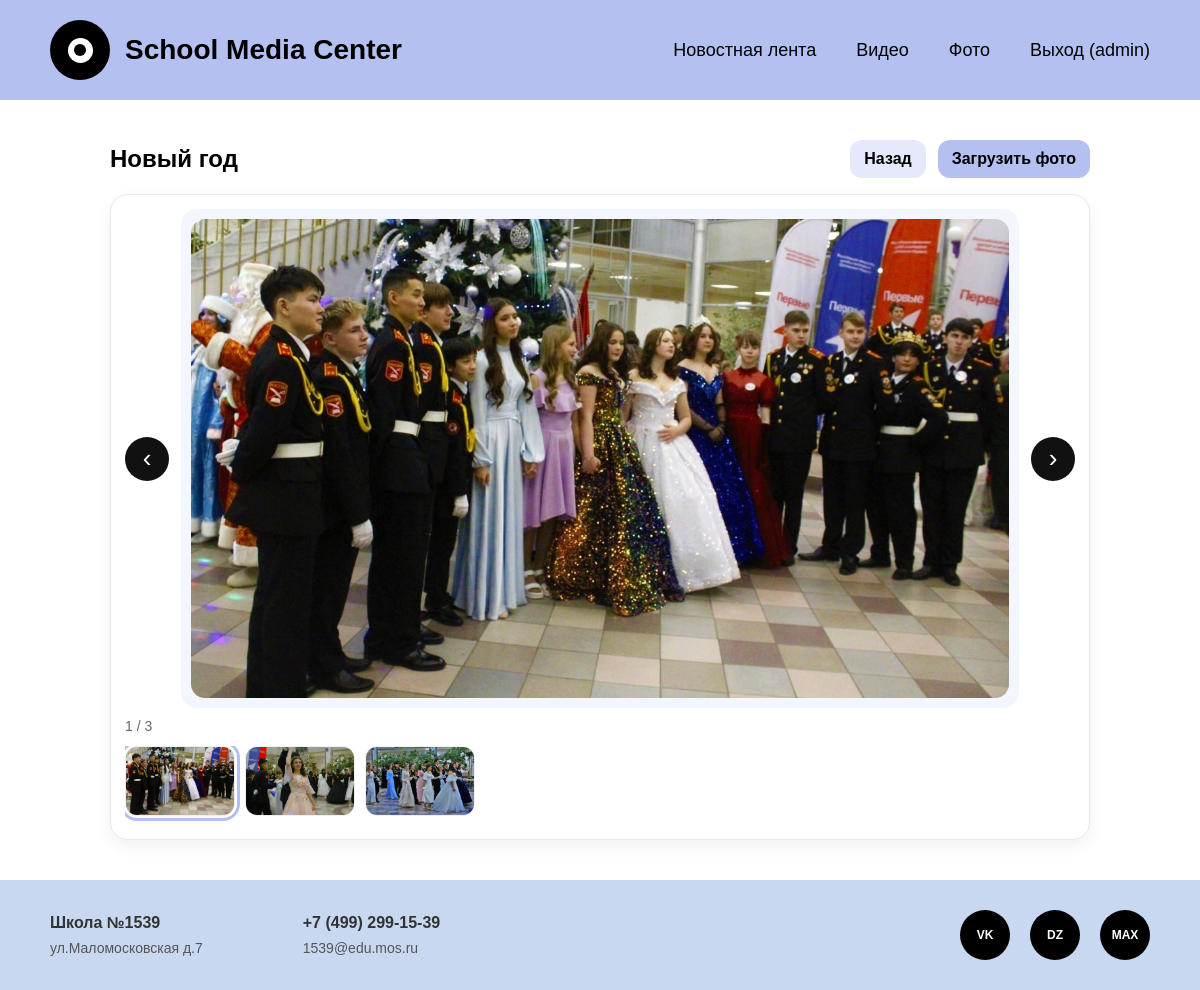
Screenshot of /gallery/1/ (signed in) with the database file from the repository.
### media_center/models.py (models this page shows, shortened)
class GalleryFolder(models.Model):
    folder_name = models.CharField(max_length=255)

class Photo(models.Model):
    folder = models.ForeignKey(GalleryFolder, on_delete=models.CASCADE, related_name='photos')
    file = models.ImageField(upload_to=photo_upload_to)

### media_center/views.py (the view)
# urls.py: path('gallery/<int:folder_id>/', views.gallery_photos, name='gallery_photos'),
def gallery_photos(request, folder_id):
    folder = get_object_or_404(GalleryFolder, id=folder_id)
    photos = folder.photos.all().order_by('-id')
    return render(request, 'media_center/gallery_photos.html', {'folder': folder, 'photos': photos})

### media_center/context_processors.py (called while the page is built)
def site_info(request):
    return {
        'school_name': 'Школа №1539',
        'address': 'ул.Маломосковская д.7',
        'phone': '+7 (499) 299-15-39',
        'email': '1539@edu.mos.ru',
    }

### media_center/templates/media_center/gallery_photos.html (shortened to what this page needs)
{% extends "media_center/base.html" %}
{% block content %}
<div class="page">
  <div class="stack">
    <div class="row" style="justify-content: space-between;">
      <h2>{{ folder.folder_name }}</h2>
      <div class="row">
        <a class="btn secondary" href="{% url 'media_center:gallery_folders' %}">Назад</a>
        {% if user.is_authenticated %}
          <a class="btn" href="{% url 'media_center:photo_upload' %}?folder={{ folder.id }}">Загрузить фото</a>
        {% endif %}
      </div>
    </div>
    {% if photos %}
      <div class="card" style="padding: 14px;">
        <div class="slider" id="slider">
          <button class="slider-btn" id="prevBtn" aria-label="Предыдущее">‹</button>
          <div class="slider-stage">
            <img id="sliderImage" class="slider-image" src="{{ photos.0.file.url }}" alt="" />
          </div>
          <button class="slider-btn" id="nextBtn" aria-label="Следующее">›</button>
        </div>
        <div class="row" style="justify-content: space-between; padding-top: 10px;">
          <span class="muted" id="counter"></span>
        </div>
        <div class="thumb-row" id="thumbRow" style="margin-top: 12px;">
          {% for p in photos %}
            <button type="button" class="thumb-btn" data-src="{{ p.file.url }}">
              <img src="{{ p.file.url }}" alt="" class="thumb" />
            </button>
          {% endfor %}
        </div>
      </div>
    {% else %}
      <div class="card center">В этой папке пока нет фото.</div>
    {% endif %}
  </div>
</div>
{% endblock %}

### media_center/templates/media_center/base.html (shortened to what this page needs)
<!DOCTYPE html>
<html lang="ru">
<head>
</head>
<body>
    <header class="header">
        <div class="logo-container">
            <div class="logo"></div>
            <a href="{% url 'media_center:index' %}" class="logo-text">School Media Center</a>
        </div>
        <nav class="nav">
            <a href="{% url 'media_center:post_list' %}">Новостная лента</a>
            <a href="{% url 'media_center:video_levels' %}">Видео</a>
            <a href="{% url 'media_center:gallery_folders' %}">Фото</a>
            {% if user.is_authenticated %}
                <a href="{% url 'media_center:logout' %}">Выход ({{ user.username }})</a>
            {% else %}
                <a href="{% url 'media_center:login' %}">Вход</a>
            {% endif %}
        </nav>
    </header>
    <main class="main-content">
        {% block content %}{% endblock %}
    </main>
    <footer class="footer">
        <div class="footer-info">
            <div class="footer-block">
                <h3>{{ school_name }}</h3>
                <p>{{ address }}</p>
            </div>
            <div class="footer-block">
                <h3>{{ phone }}</h3>
                <p>{{ email }}</p>
            </div>
        </div>
        <div class="social-icons">
            <a href="#" class="social-icon" title="VK">VK</a>
            <a href="#" class="social-icon" title="Dzen">DZ</a>
            <a href="#" class="social-icon" title="Max">MAX</a>
        </div>
    </footer>
</body>
</html>

### media_center/templates/media_center/base.html (style rules this page uses)
* { margin: 0; padding: 0; box-sizing: border-box; }
body { font-family: Arial, sans-serif; background-color: #ffffff; min-height: 100vh; display: flex; flex-direction: column; }
.header { background: #B4C0EF; padding: 20px 50px; display: flex; justify-content: space-between; align-items: center; }
.logo-container { display: flex; align-items: center; gap: 15px; }
.logo { width: 60px; height: 60px; background-color: #000; border-radius: 50%; display: flex; align-items: center; justify-content: center; position: relative; }
.logo::before { content: ''; width: 25px; height: 25px; background-color: #fff; border-radius: 50%; position: absolute; }
.logo::after { content: ''; width: 12px; height: 12px; background-color: #000; border-radius: 50%; position: absolute; }
.logo-text { font-size: 28px; font-weight: bold; color: #000; text-decoration: none; }
.nav { display: flex; gap: 40px; }
.nav a { color: #000; text-decoration: none; font-size: 18px; font-weight: 500; transition: opacity 0.3s; }
.main-content { flex: 1; display: flex; flex-direction: column; justify-content: center; align-items: center; padding: 40px 20px; background-color: #FFFFFF; text-align: center; }
.footer { background: #c8d8f0; padding: 30px 50px; display: flex; justify-content: space-between; align-items: center; }
.footer-info { display: flex; gap: 100px; }
.footer-block h3 { font-size: 16px; font-weight: bold; margin-bottom: 8px; color: #333; }
.footer-block p { font-size: 14px; color: #555; }
.social-icons { display: flex; gap: 20px; }
.social-icon { width: 50px; height: 50px; background-color: #000; border-radius: 50%; display: flex; align-items: center; justify-content: center; color: #fff; font-weight: bold; text-decoration: none; transition: transform 0.3s; font-size: 12px; }
.page { width: min(980px, 100%); }
.stack { display: flex; flex-direction: column; gap: 16px; }
.row { display: flex; gap: 12px; align-items: center; flex-wrap: wrap; }
.card { background: #fff; border: 1px solid #e8e8f3; border-radius: 18px; padding: 18px; box-shadow: 0 6px 18px rgba(0,0,0,0.06); text-align: left; }
.btn { display: inline-block; padding: 10px 14px; background: #B4C0EF; color: #000; border-radius: 12px; text-decoration: none; border: none; cursor: pointer; font-weight: 600; }
.btn.secondary { background: #e6e9fb; }
.muted { color: #666; font-size: 14px; }
.thumb { width: 100%; height: 160px; object-fit: cover; border-radius: 14px; border: 1px solid #eee; }

### media_center/templates/media_center/gallery_photos.html (style rules this page uses)
.slider { display:flex; align-items:center; gap: 12px; }
.slider-stage { flex: 1; display:flex; justify-content:center; align-items:center; background:#f4f6ff; border-radius: 16px; min-height: 360px; padding: 10px; }
.slider-image { max-width: 100%; max-height: 520px; border-radius: 14px; object-fit: contain; }
.slider-btn { width: 44px; height: 44px; border-radius: 50%; border: 0; background:#111; color:#fff; font-size: 26px; cursor:pointer; display:flex; align-items:center; justify-content:center; }
.thumb-row { display:flex; gap: 10px; overflow:auto; padding-bottom: 6px; }
.thumb-btn { border: 0; background: transparent; padding: 0; cursor:pointer; }
.thumb-btn.active img { outline: 3px solid #B4C0EF; outline-offset: 2px; }
.thumb { width: 110px; height: 70px; object-fit: cover; border-radius: 12px; }

### rows the page displays
GalleryFolder: folder_name "Новый год"
Photo: file (picture)
Photo: file (picture)
Photo: file (picture)

### other values shown
{{ user.username }} "admin"
{{ school_name }} "Школа №1539"
{{ address }} "ул.Маломосковская д.7"
{{ phone }} "+7 (499) 299-15-39"
{{ email }} "1539@edu.mos.ru"
